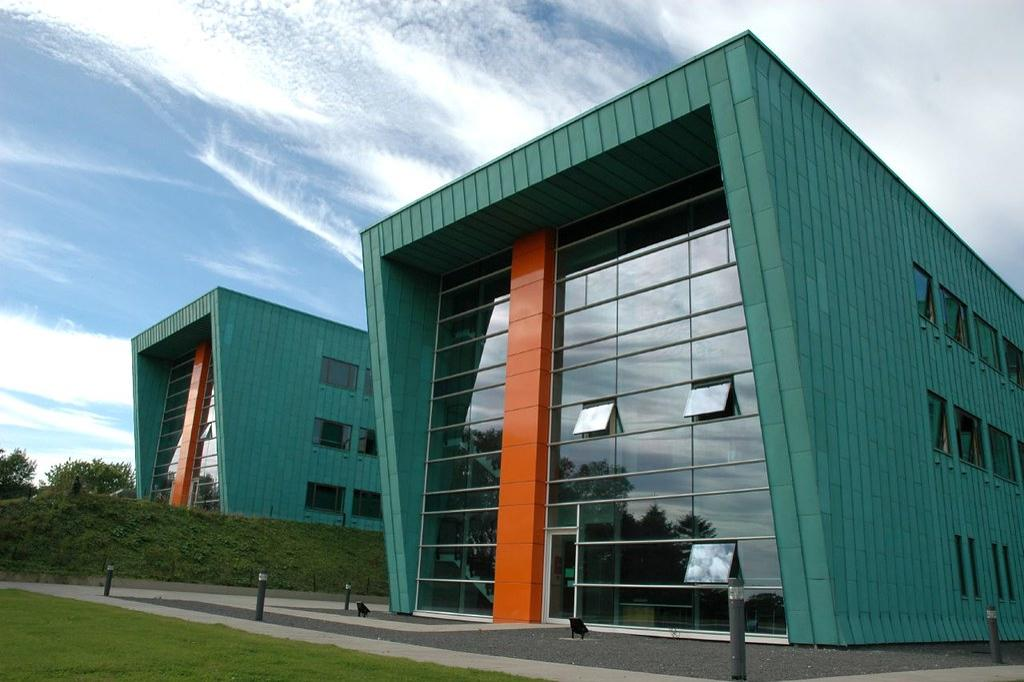
%> input picture year 3/SCC361/MATLAB/Lab1Materials/InfoLab.jpg, 1024 x 682 px
$ octave exercise2.m   (GNU Octave 9; MATLAB toolbox functions it lacks are replaced by stand-ins)
%> lines starting %> are read from the running program, lines starting %| are printed output that depends on the picture
image = imread("InfoLab.jpg");
%> image is the input picture: size 682x1024x3 uint8; mean R, G, B 108, 131.8, 131
x = size(image);
%> x = [682 1024 3]

%grey scale
gim = mean(image, 3);
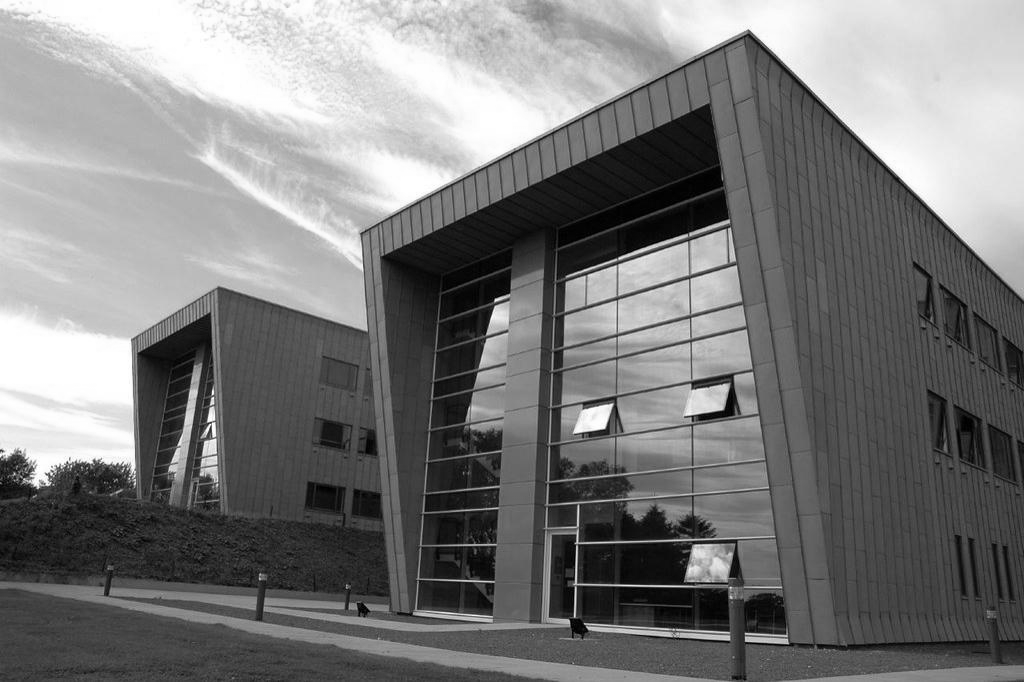
%> gim: size 682x1024 double; min 0, max 255, mean 123.6
gim = gim/225;
imshow(gim);

%max pooling image
mp = zeros(floor(size(image, 1)/2), floor(size(image, 2)/2));

for i = 1:size(mp, 1)
    for j = 1:size(mp, 2)
        row_start = 2*i - 1;
        row_end = 2*i;
        col_start = 2*j -1;
        col_end = 2*j;

        submp = gim(row_start:row_end, col_start:col_end);

        mp(i, j) = max(submp, [], "all");
    end
end
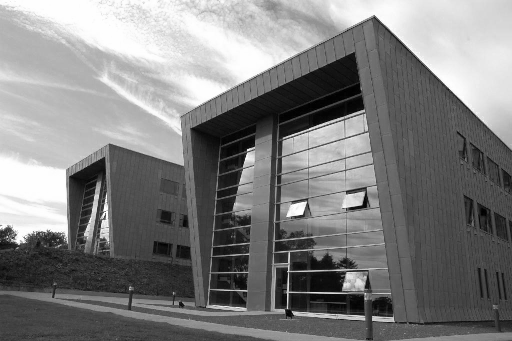
%> mp: size 341x512 double; min 0.00444, max 1.13, mean 0.57; drawn with min black and max white

%displayed image
figure(1);

subplot(1,3,1);
imagesc(image);
title("original");

subplot(1,3,2);
colormap gray;
imagesc(gim);
title("grayscale")

subplot(1, 3, 3);
imagesc(mp);
title("max pooled");

axis off:
